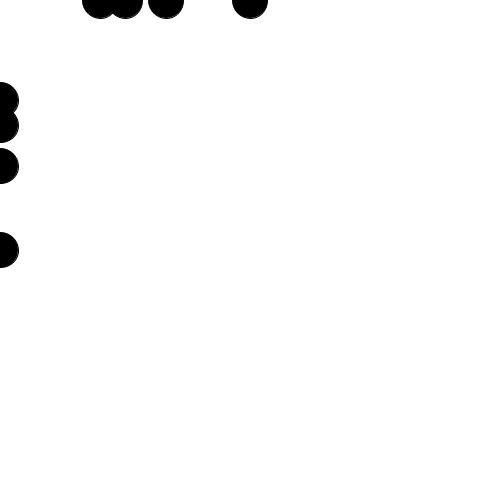
Frame 1 (no input)
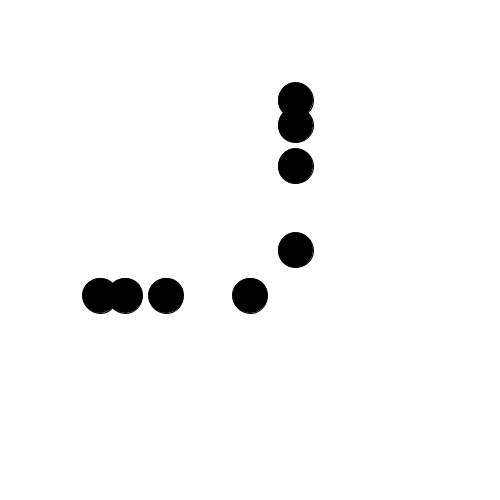
Frame 60 (the mouse pressed at the canvas centre just before this capture)
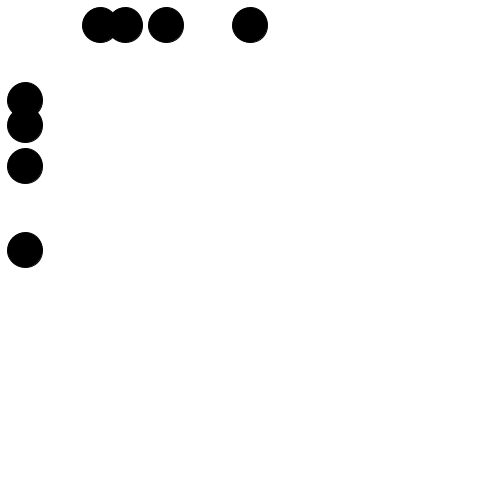
Frame 120 (the mouse held since frame 60 and released just before this capture)

The Processing sketch that drew these frames (run headless with seeded random() and noise(); from frame 60 on, the mouse is pressed at the canvas centre):

// Processing sketch: exercise20_2__real_deal_
// ── exercise20_2__real_deal_.pde
float y = 0.5;

void setup() {
  size (500, 500);
  smooth();
  fill(0);
}

void draw () {
  background(255);
  ellipse(y, width/2, 35, 35);
  ellipse(width/2, y, 35, 35);
  ellipse(y, width/3, 35, 35);
  ellipse(width/3, y, 35, 35);
  ellipse(y, width/4, 35, 35);
  ellipse(width/4, y, 35, 35);
  ellipse(y, width/5, 35, 35);
  ellipse(width/5, y, 35, 35);
  y+=5;
  if ( y >= height + 35) {
    y=-35;
  }
}
